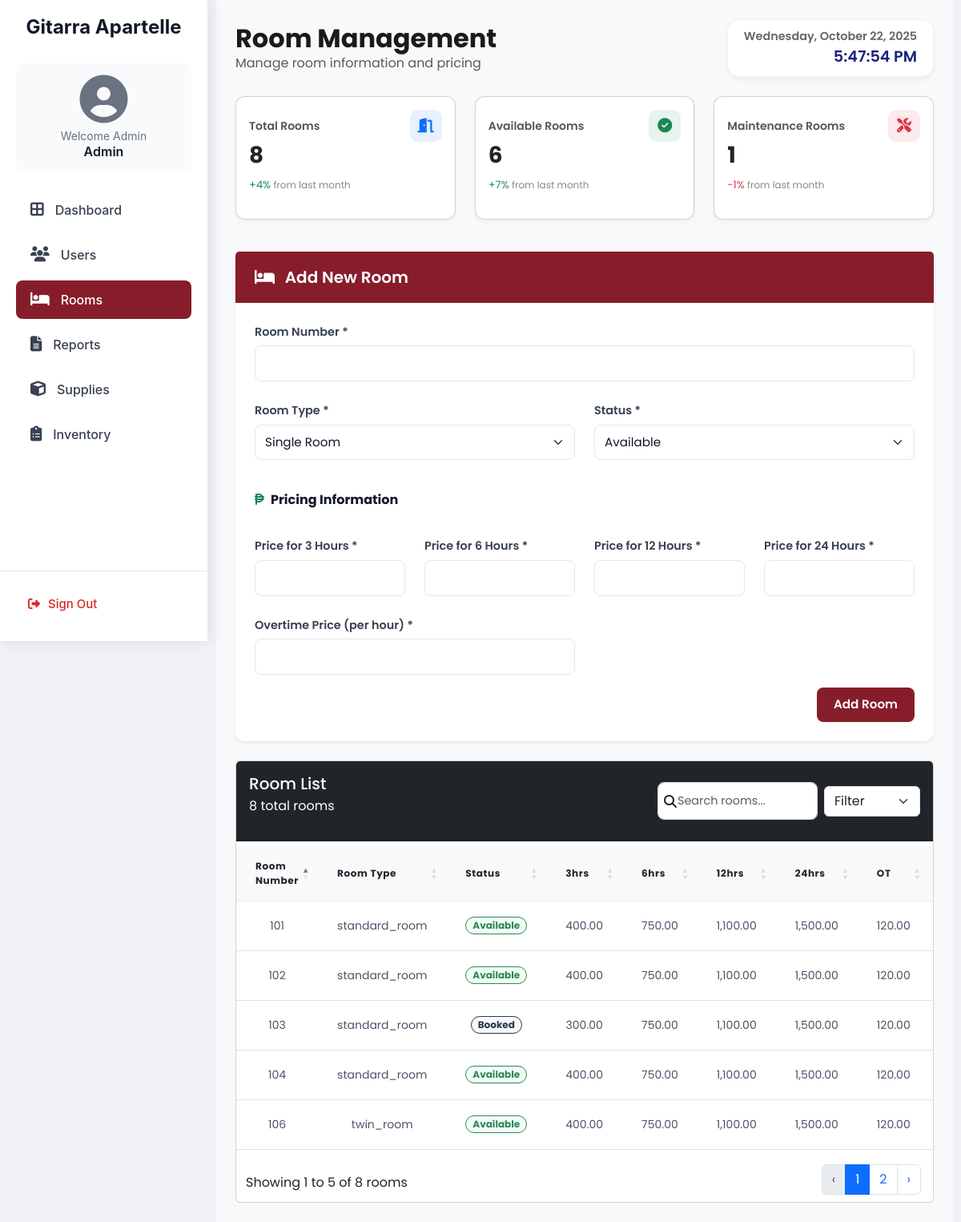
The app's page /admin-room.php (signed in), older data.
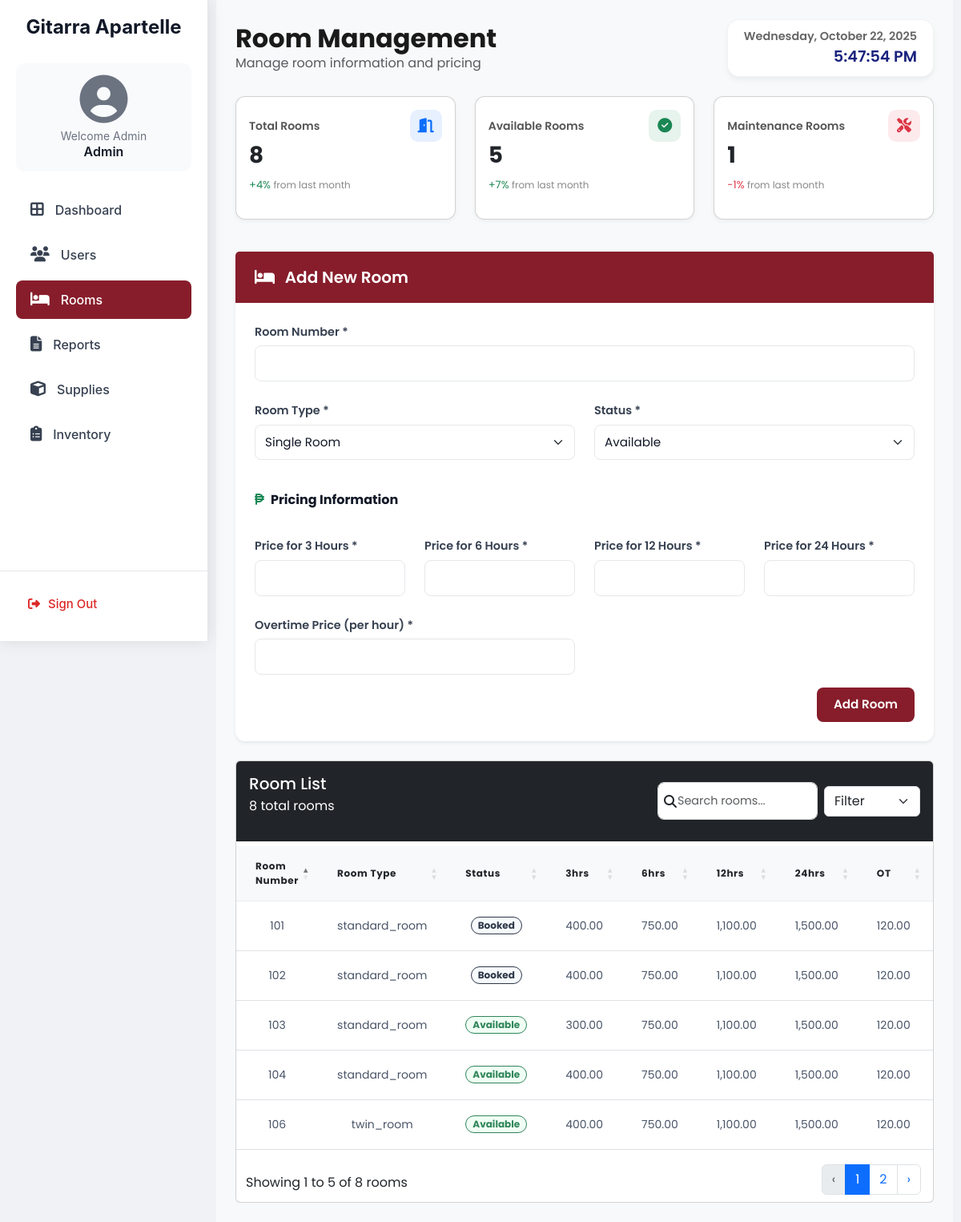
The same page, newer data.
### tables this page shows
CREATE TABLE `rooms` (
  `id` int NOT NULL,
  `room_number` int NOT NULL,
  `room_type` enum('single','twin_room','standard_room','studio','suite','queen_room','executive_room','suites','accessible_room','hollywood_twin_room','king_room','studio_hotel_rooms','villa','double_hotel_rooms','honeymoon_suite','penthouse_suite','single_hotel_rooms','adjoining_room','presidential_suite','connecting_rooms','quad_room','deluxe_room','double_room','triple_room') NOT NULL,
  `status` enum('available','booked','maintenance') NOT NULL DEFAULT 'available',
  `created_at` timestamp NULL DEFAULT CURRENT_TIMESTAMP,
  `updated_at` timestamp NULL DEFAULT CURRENT_TIMESTAMP ON UPDATE CURRENT_TIMESTAMP,
  `price_3hrs` decimal(10,2) NOT NULL DEFAULT '0.00',
  `price_6hrs` decimal(10,2) NOT NULL DEFAULT '0.00',
  `price_12hrs` decimal(10,2) NOT NULL DEFAULT '0.00',
  `price_24hrs` decimal(10,2) NOT NULL DEFAULT '0.00',
  `price_ot` decimal(10,2) NOT NULL DEFAULT '0.00'
);

### admin-room.php (the view, shortened to what the changed rows need)
<?php
require_once 'database.php';
$result = $conn->query("SELECT * FROM rooms ORDER BY room_number ASC");
$available_rooms = $conn->query("SELECT COUNT(*) as total FROM rooms WHERE status = 'available'")->fetch_assoc()['total'];
?>
<!DOCTYPE html>
<html lang="en">
<head>
    <link href="https://cdn.jsdelivr.net/npm/bootstrap@5.3.0/dist/css/bootstrap.min.css" rel="stylesheet">
    <link rel="stylesheet" href="https://cdnjs.cloudflare.com/ajax/libs/font-awesome/6.4.2/css/all.min.css">
    <link href="https://cdn.datatables.net/1.11.5/css/dataTables.bootstrap5.min.css" rel="stylesheet">
    <link href="style.css" rel="stylesheet">
</head>
<body>
    <div class="content p-4">
        <div class="d-flex justify-content-between align-items-center mb-4">
            <div>
                <h2 class="fw-bold mb-0">Room Management</h2>
            </div>
        </div>
<div class="row mb-4">
    <div class="col-md-4 mb-3">
        <div class="card stat-card h-100 p-3">
            <div class="d-flex justify-content-between align-items-center">
                <p class="stat-title">Available Rooms</p>
                <div class="stat-icon bg-success bg-opacity-10 text-success">
                </div>
            </div>
            <h3 class="fw-bold mb-1"><?php echo $available_rooms; ?></h3>
            <p class="stat-change text-success">+7% <span>from last month</span></p>
        </div>
    </div>
</div>
<div class="card">
  <div class="card-header bg-dark d-flex justify-content-between align-items-center p-3">
    <div>
      <h2 class="h5 mb-0 text-white">Room List</h2>
    </div>
  </div>
  <div class="card-body p-0">
    <div class="table-responsive">
      <table id="roomTable" class="table table-hover align-middle mb-0" style="width:100%;">
        <thead class="bg-gray-50 border-bottom border-gray-200">
          <tr>
            <th class="px-4 py-3 text-left text-xs font-medium text-gray-500 uppercase tracking-wider sorting">Room Number</th>
            <th class="px-4 py-3 text-left text-xs font-medium text-gray-500 uppercase tracking-wider sorting">Room Type</th>
            <th class="px-4 py-3 text-left text-xs font-medium text-gray-500 uppercase tracking-wider sorting">Status</th>
            <th class="px-4 py-3 sorting">3hrs</th>
            <th class="px-4 py-3 sorting">6hrs</th>
            <th class="px-4 py-3 sorting">12hrs</th>
            <th class="px-4 py-3 sorting">24hrs</th>
            <th class="px-4 py-3 sorting">OT</th>
            <th class="px-4 py-3 text-center sorting">Actions</th>
          </tr>
        </thead>
        <tbody>
          <?php while ($room = $result->fetch_assoc()): ?>
            <tr>
              <td class="px-4 py-3 text-sm text-gray-900"><?= htmlspecialchars($room['room_number']) ?></td>
              <td class="px-4 py-3 text-sm text-gray-900"><?= htmlspecialchars($room['room_type']) ?></td>
              <td class="px-4 py-3 text-sm">
                <span class="badge
                  bg-<?= ($room['status'] == 'available') ? 'green-100' : (($room['status'] == 'occupied') ? 'amber-100' : 'gray-100') ?>
                  text-<?= ($room['status'] == 'available') ? 'green-800' : (($room['status'] == 'occupied') ? 'amber-800' : 'gray-800') ?>
                  border-<?= ($room['status'] == 'available') ? 'green-200' : (($room['status'] == 'occupied') ? 'amber-200' : 'gray-200') ?>
                  rounded-pill px-2.5 py-0.5 text-xs font-medium">
                  <?= ucfirst($room['status']) ?>
                </span>
              </td>
              <td class="px-4 py-3 text-sm"><?= number_format($room['price_3hrs'], 2) ?></td>
              <td class="px-4 py-3 text-sm"><?= number_format($room['price_6hrs'], 2) ?></td>
              <td class="px-4 py-3 text-sm"><?= number_format($room['price_12hrs'], 2) ?></td>
              <td class="px-4 py-3 text-sm"><?= number_format($room['price_24hrs'], 2) ?></td>
              <td class="px-4 py-3 text-sm"><?= number_format($room['price_ot'], 2) ?></td>
              <td class="px-4 py-3 text-center">
              </td>
            </tr>
          <?php endwhile; ?>
        </tbody>
      </table>
    </div>
  </div>
</div>
</div>

Row changes from the older to the newer data that the page shows:
changed rooms (number 1 of 5 on the later page): status "Available" → "Booked"
changed rooms (number 2 of 5 on the later page): status "Available" → "Booked"
changed rooms (number 3 of 5 on the later page): status "Booked" → "Available"
Text that changed along with them:
$available_rooms: "6" → "5"
